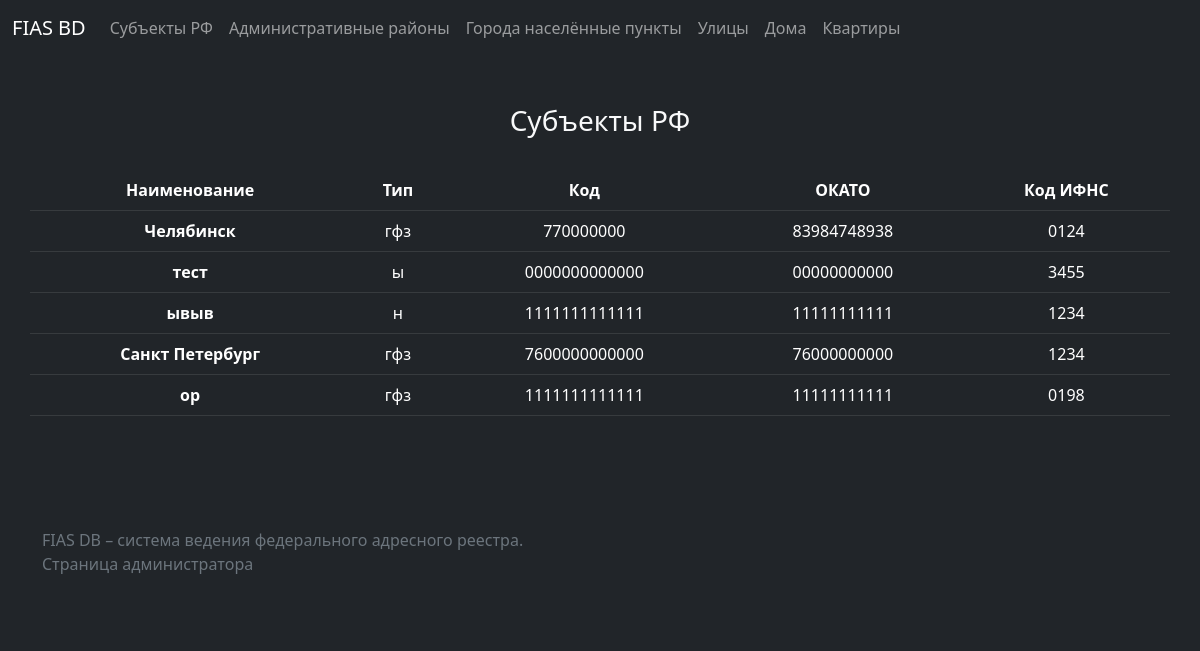
The page / on the database its author committed.
### fias/models.py (models this page shows, shortened)
class Subject(models.Model):
    name = models.CharField(max_length=100, null=False)
    sorc = models.CharField(choices = SorcName.SorcToTuple(), max_length = 100 )
    code = models.CharField(max_length=100, null=False)
    octd = models.CharField(max_length=100, null=True)
    gnimb = models.CharField(max_length=100, null=True)

### fias/views.py (the view)
# urls.py: path('', views.main_page, name = 'main_page'),
def main_page(request):
    try:
        form = SubjectForm(request.POST, request.FILES)
        new_person = form.save()
    except Exception as e:
        pass
    subjects = Subject.objects.all;
    return render(request, 'fias/list/main.html', { 'subjects': subjects } )

### fias/templates/fias/list/main.html (shortened to what this page needs)
{% extends 'fias/list/base.html' %}
{% load static %}
{% block content %}
    <div class="container text-center py-5 bg-dark">
        <div class="row align-items-start gy-4">
            <div class="col text-light">
                <h3>Субъекты РФ</h3>
            </div>
        <table class="table table-dark py-4">
            <thead>
            <tr>
                <th scope="col">Наименование</th>
                <th scope="col">Тип</th>
                <th scope="col">Код</th>
                <th scope="col">ОКАТО</th>
                <th scope="col">Код ИФНС</th>
            </tr>
            </thead>
            <tbody>
            {% for subject in subjects %}
            <tr>
                <th scope="row">{{ subject.name }}</th>
                <td>{{ subject.sorc }}</td>
                <td>{{ subject.code }}</td>
                <td>{{ subject.octd }}</td>
                <td>{{ subject.gnimb }}</td>
            </tr>
            {% endfor %}
            </tbody>
        </table>
        </div>
    </div>
{% endblock %}

### fias/templates/fias/list/base.html (shortened to what this page needs)
<!DOCTYPE html>
{% load static %}
<html>
    <head>
        <link rel = "stylesheet" type = "text/css" href = "{% static 'fias/style/bootstrap.min.css' %}">
    </head>
    <body class="bg-dark" onload = "LabelLight();">
        <nav class="navbar navbar-expand-xl navbar-dark bg-dark">
            <div class="container-fluid">
              <a class="navbar-brand" href="#">FIAS BD</a>
              <div class="collapse navbar-collapse" id="navbarNavAltMarkup">
                <div class="navbar-nav">
                  <a class="nav-link" aria-current="page" href="{% url 'main_page' %}">Субъекты РФ</a>
                  <a class="nav-link" href="{% url 'district_page' %}">Административные районы</a>
                  <a class="nav-link" href="{% url 'city_gpt_page' %}">Города населённые пункты</a>
                  <a class="nav-link" href="{% url 'street_page' %}">Улицы</a>
                  <a class="nav-link" href="{% url 'house_page' %}">Дома</a>
                  <a class="nav-link" href="{% url 'flat_page' %}">Квартиры</a>
                </div>
              </div>
            </div>
        </nav>
            {% block content  %}
            {% endblock  %}
        <footer class="footer mt-auto py-5 bg-dark">
            <div class="container">
              <span class="text-muted">FIAS DB – система ведения федерального адресного реестра.</span>
              <span class="text-muted"><a class="nav-link" aria-current="page" href="/admin">Страница администратора</a></span>
            </div>
        </footer>
    </body>

### rows shown on the page
Subject: name "Челябинск", sorc "гфз", code "770000000", octd "83984748938", gnimb "0124"
Subject: name "тест", sorc "ы", code "0000000000000", octd "00000000000", gnimb "3455"
Subject: name "ывыв", sorc "н", code "1111111111111", octd "11111111111", gnimb "1234"
Subject: name "Санкт Петербург", sorc "гфз", code "7600000000000", octd "76000000000", gnimb "1234"
Subject: name "ор", sorc "гфз", code "1111111111111", octd "11111111111", gnimb "0198"
